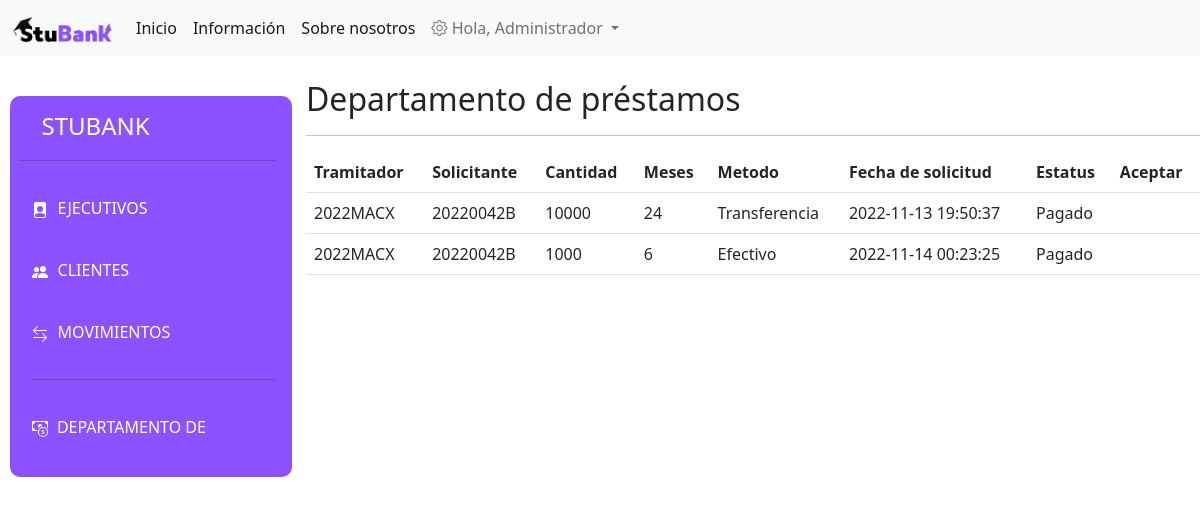
The app's page /admin/prestamos.php (signed in), older data.
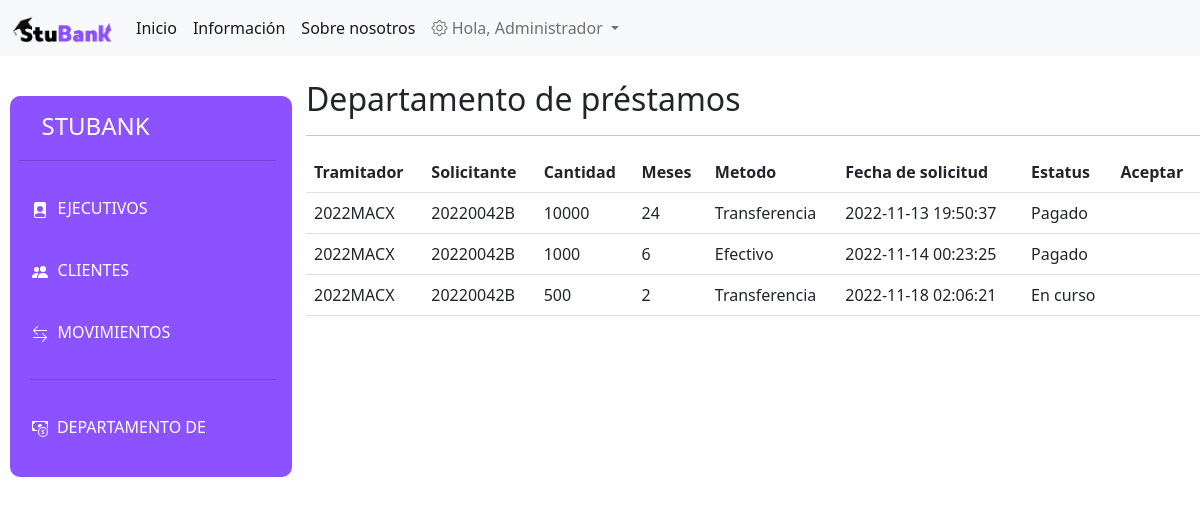
The same page, newer data.
### tables this page shows
CREATE TABLE `prestamos` (
  `id_prest` int(11) NOT NULL,
  `solicitanteEje` varchar(9) NOT NULL,
  `solicitanteCl` varchar(9) NOT NULL,
  `cantidad` double NOT NULL,
  `meses` int(11) NOT NULL,
  `deuda` double NOT NULL,
  `metodo` tinyint(4) NOT NULL,
  `fecha` datetime NOT NULL DEFAULT current_timestamp(),
  `estatus` int(11) NOT NULL
);

### admin/prestamos.php (the view, shortened to what this page needs)
<?php
    $nombre = $_SESSION['nombre'];
    $rol = $_SESSION['rol'];
    include('../view/conexion.php');
    $obtencion = "SELECT * FROM prestamos";
    $resultado = mysqli_query($mysqli,$obtencion);
    $prestamos = $resultado->fetch_all(MYSQLI_ASSOC);
    $estados = ['', 'Pendiente', 'En curso', 'Rechazado','Pagado'];
    $metodo = ['', 'Efectivo', 'Transferencia'];
?>
<!DOCTYPE html>
<html lang="es">
<head>
    <link rel="stylesheet" href="../src/css/menu.css">
    <link href="https://cdn.jsdelivr.net/npm/bootstrap@5.2.0/dist/css/bootstrap.min.css" rel="stylesheet">
    <link rel="stylesheet" href="https://cdn.jsdelivr.net/npm/bootstrap-icons@1.9.1/font/bootstrap-icons.css">
</head>
<header>
    <?php include('../view/navbar.php'); ?>
</header>
<body>
    <div class="row">
        <?php include('menu.php'); ?>
        <div class="col-md-9">
            <h2>Departamento de préstamos</h2><hr>
            <table class="table mt-3">
                <thead>
                    <th scope="col">Tramitador</th>
                    <th scope="col">Solicitante</th>
                    <th scope="col">Cantidad</th>
                    <th scope="col">Meses</th>
                    <th scope="col">Metodo</th>
                    <th scope="col">Fecha de solicitud</th>
                    <th scope="col">Estatus</th>
                    <th scope="col">Aceptar</th>
                </thead>
                <tbody>
                    <?php foreach($prestamos as $prestamo): ?>
                        <tr>
                            <td><?=$prestamo['solicitanteEje']?></td>
                            <td><?=$prestamo['solicitanteCl']?></td>
                            <td><?=$prestamo['cantidad']?></td>
                            <td><?=$prestamo['meses']?></td>
                            <td><?=$metodo[$prestamo['metodo']]?></td>
                            <td><?=$prestamo['fecha']?></td>
                            <td><?php $estado = $prestamo['estatus']; echo $estados[$estado]?></td>
                            <td>
                            </td>
                        </tr>
                    <?php endforeach ?>
                </tbody>
            </table>
        </div>
    </div>
</body>
</html>

### view/navbar.php (shortened to what this page needs)
<nav class="navbar navbar-expand-lg bg-light">
    <div class="container-fluid">
        <a class="navbar-brand" href="/">
            <img src="/src/StuBank.png" width="100pc">
        </a>
        <div class="collapse navbar-collapse" id="navbarSupportedContent">
            <ul class="navbar-nav me-auto mb-2 mb-lg-0">
                <li class="nav-item">
                    <a class="nav-link active" aria-current="page" href="/">Inicio</a>
                </li>
                <li class="nav-item">
                    <a class="nav-link active" aria-current="page" href="/view/info.php">Información</a>
                </li>
                <li class="nav-item">
                    <a class="nav-link active" aria-current="page" href="/view/nosotros.php">Sobre nosotros</a>
                </li>
                <?php if(isset($_SESSION['nombre'])):?>
                <?php if($rol == 1):?>
                    <li class="nav-item dropdown">
                        <a class="nav-link dropdown-toggle" href="#" role="button" data-bs-toggle="dropdown" aria-expanded="false">
                            <i class="bi bi-gear"></i> Hola, <?php echo $nombre;?>
                        </a>
                    </li>
                <?php endif; ?>
                <?php endif; ?>
            </ul>
        </div>
    </div>
</nav>
<br>

### admin/menu.php (shortened to what this page needs)
<div class="col-md-3">
  <div class="menu">
    <a href="admin.php"><h4>STUBANK</h4></a>
    <hr style="width=:auto; margin: 3rem 1rem 0 0; padding: 0 1rem 0 0;">
    <ul>
        <li class="lista">
            <a href="admin_eje.php">
              <span class="icon">
              </span>
              <span class="tittle">Ejecutivos</span>
            </a>
        </li>
        <li class="lista">
            <a href="admin_cl.php">
              <span class="icon">
              </span>
              <span class="tittle">Clientes</span>
            </a>
        </li>
        <li class="lista">
            <a href="movimientos.php">
              <span class="icon">
              </span>
              <span class="tittle">Movimientos</span>
            </a>
        </li>
        <hr style="width=:auto; margin: 1rem 1rem 1rem 0; padding: 0 1rem 0 0;">
        <li class="lista">
            <a href="prestamos.php">
              <span class="icon">
              </span>
              <span class="tittle">Departamento de préstamos</span>
            </a>
        </li>
    </ul>
  </div>
</div>

### src/css/menu.css (style rules this page uses)
.menu { padding-top: 1rem; padding-bottom: 0.2rem; padding-left: 0.3rem; position: relative; top: 1rem; left: 0.5rem; bottom: 1rem; width: 100%; height: auto; border-radius: 10px; border-left: 5px solid #8C52FF; background: #8C52FF; transition: 0.5s; margin-left: 0.1em; }
.menu h4 { position: absolute; display: block; width: 100%; display: flex; text-decoration: none; color: white; text-transform: uppercase; transition: .5s; padding-left: 8%; }
.menu ul { position: relative; width: 100%; padding-left: 0.7rem; padding-top: 1rem; }
.menu ul li { position: relative; list-style: none; width: 100%; border-top-left-radius: 20px; border-bottom-left-radius: 20px; }
.menu ul li a { position: relative; width: 100%; display: flex; text-decoration: none; color: white; text-transform: uppercase; transition: .5s; border-radius: 10px; border: 1px solid #8C52FF; }
.menu ul li a .icon { position: relative; display: block; min-width: 10px; height: 50px; line-height: 60px; }
.menu ul li a .tittle { position: relative; display: block; padding-left: 10px; height: 60px; line-height: 60px; }

Row changes from the older to the newer data that the page shows:
added prestamos: solicitanteEje "2022MACX", solicitanteCl "20220042B", cantidad "500", meses "2", metodo "Transferencia", fecha "2022-11-18 02:06:21", estatus "En curso"
